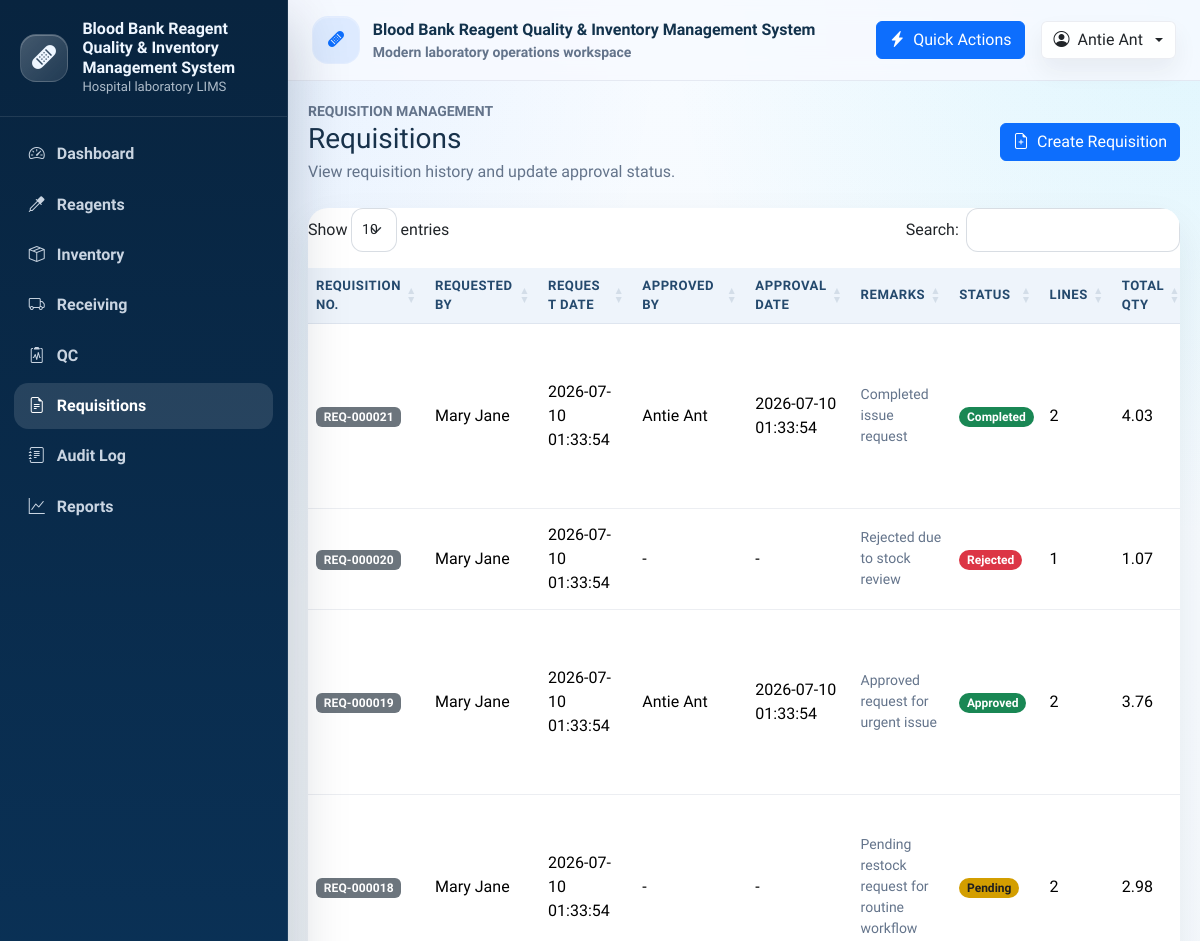
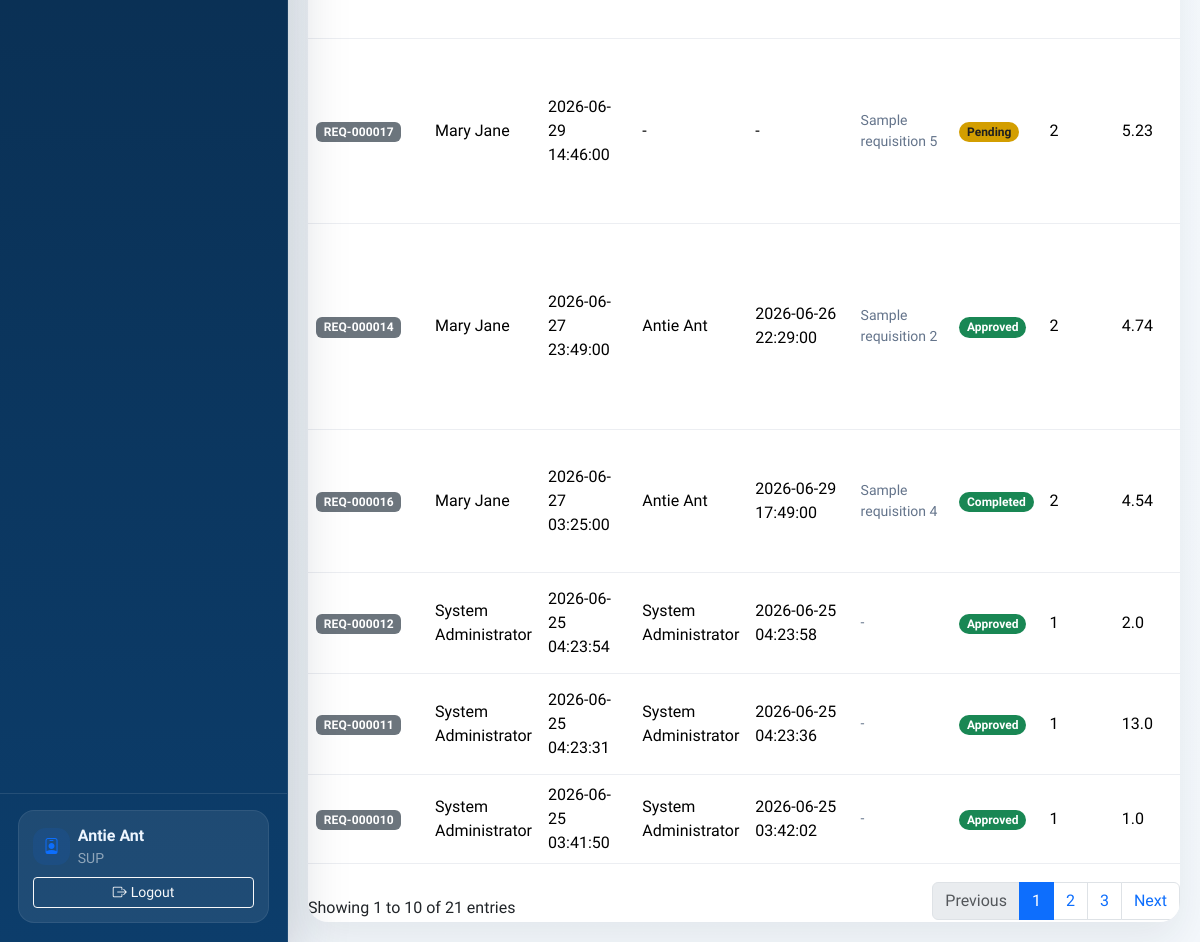
Page /requests (signed in) on the committed database (2 pictures, top to bottom).
### tables this page shows
CREATE TABLE User (
    user_id INTEGER PRIMARY KEY AUTOINCREMENT,
    username TEXT NOT NULL UNIQUE,
    password_hash TEXT NOT NULL,
    full_name TEXT NOT NULL,
    email TEXT UNIQUE,
    role TEXT NOT NULL DEFAULT 'staff',
    is_active INTEGER NOT NULL DEFAULT 1 CHECK (is_active IN (0, 1)),
    created_at TEXT NOT NULL DEFAULT CURRENT_TIMESTAMP,
    updated_at TEXT
);

CREATE TABLE Requisition (
            requisition_id INTEGER PRIMARY KEY AUTOINCREMENT,
            request_date TEXT NOT NULL DEFAULT CURRENT_TIMESTAMP,
            status TEXT NOT NULL DEFAULT 'Pending',
            requested_by INTEGER NOT NULL,
            approved_by INTEGER,
            approval_date TEXT,
            remarks TEXT,
            created_at TEXT NOT NULL DEFAULT CURRENT_TIMESTAMP,
            updated_at TEXT,
            FOREIGN KEY (requested_by) REFERENCES User(user_id)
                ON UPDATE CASCADE
                ON DELETE RESTRICT,
            FOREIGN KEY (approved_by) REFERENCES User(user_id)
                ON UPDATE CASCADE
                ON DELETE SET NULL
        );

### controller.py (the view)
    @app.route("/requests")
    @login_required
    def request_history():
        return view.render_request_list(
            requests=model.request_history(),
            status_form=ReagentRequestStatusForm(),
        )

### forms.py
class ReagentRequestStatusForm(FlaskForm):
    status = SelectField(
        "Status",
        choices=[
            ("Pending", "Pending"),
            ("Approved", "Approved"),
            ("Rejected", "Rejected"),
            ("Completed", "Completed"),
        ],
        validators=[DataRequired()],
    )

### model.py (called while the page is built)
def get_db_connection():
    connection = sqlite3.connect(DATABASE_PATH)
    connection.row_factory = sqlite3.Row
    return connection

def get_logged_in_user(user_id):
    with get_db_connection() as connection:
        return connection.execute(
            "SELECT user_id, username, full_name, role FROM User WHERE user_id = ?",
            (user_id,),
        ).fetchone()

### view.py (called while the page is built)
def render_request_list(**context):
    return render_template("requests/list.html", **context)

### templates/requests/list.html (shortened to what this page needs)
{% extends "base.html" %}
{% import "_macros.html" as ui %}
{% block content %}
<div class="d-flex flex-column flex-md-row justify-content-between align-items-md-center gap-3 mb-4">
  <div>
    <div class="small text-uppercase text-muted fw-semibold">Requisition management</div>
    <h1 class="h3 mb-1">Requisitions</h1>
    <p class="text-muted mb-0">View requisition history and update approval status.</p>
  </div>
  <a class="btn btn-primary" href="{{ url_for('request_create') }}"><i class="bi bi-file-earmark-plus me-2"></i>Create Requisition</a>
</div>
<div class="card border-0">
  <div class="card-body p-0 table-wrapper">
    <div class="table-responsive">
      <table class="table table-hover align-middle" data-datatable="true" data-dt-actions="true">
        <thead>
          <tr>
            <th>Requisition No.</th>
            <th>Requested By</th>
            <th>Request Date</th>
            <th>Approved By</th>
            <th>Approval Date</th>
            <th>Remarks</th>
            <th>Status</th>
            <th>Lines</th>
            <th>Total Qty</th>
          </tr>
        </thead>
        <tbody>
          {% for request in requests %}
            <tr>
              <td><span class="badge status-badge status-neutral">{{ request.request_number }}</span></td>
              <td>{{ request.requested_by_name or "-" }}</td>
              <td>{{ request.request_date }}</td>
              <td>{{ request.approved_by_name or "-" }}</td>
              <td>{{ request.approval_date or "-" }}</td>
              <td class="small text-muted">{{ request.notes or "-" }}</td>
              <td>{{ ui.status_badge(request.status) }}</td>
              <td>{{ request.line_count }}</td>
              <td>{{ request.total_requested }}</td>
            </tr>
          {% else %}
            <tr>
              <td colspan="11" class="text-center text-muted py-4">No request history found.</td>
            </tr>
          {% endfor %}
        </tbody>
      </table>
    </div>
  </div>
</div>
{% endblock %}

### templates/base.html (shortened to what this page needs)
<!doctype html>
<html lang="en">
<head>
  <link href="https://cdn.jsdelivr.net/npm/bootstrap@5.3.3/dist/css/bootstrap.min.css" rel="stylesheet">
  <link href="https://cdn.jsdelivr.net/npm/bootstrap-icons@1.11.3/font/bootstrap-icons.min.css" rel="stylesheet">
  <link href="https://cdn.datatables.net/1.13.8/css/dataTables.bootstrap5.min.css" rel="stylesheet">
  <link href="https://cdn.datatables.net/buttons/2.4.2/css/buttons.bootstrap5.min.css" rel="stylesheet">
  <link href="{{ url_for('static', filename='css/app.css') }}" rel="stylesheet">
</head>
<body class="app-shell">
  {% include "navbar.html" %}
  <div class="app-main">
    <header class="topbar">
      <div class="topbar-inner container-fluid py-3 px-3 px-lg-4 d-flex align-items-center justify-content-between gap-3">
        <div class="d-flex align-items-center gap-3 min-w-0">
          <div class="topbar-title min-w-0">
            <div class="brand-mark bg-soft-primary">
              <i class="bi bi-bandaid-fill"></i>
            </div>
            <div class="min-w-0">
              <div class="text-truncate">Blood Bank Reagent Quality & Inventory Management System</div>
              <div class="small text-muted">Modern laboratory operations workspace</div>
            </div>
          </div>
        </div>
        <div class="d-flex align-items-center gap-2 gap-lg-3">
          {% if g.user %}
            <button class="btn btn-primary d-none d-md-inline-flex align-items-center gap-2" data-bs-toggle="modal" data-bs-target="#quickActionsModal">
              <i class="bi bi-lightning-charge-fill"></i>
              Quick Actions
            </button>
            <div class="dropdown">
              <button class="btn user-chip dropdown-toggle d-flex align-items-center gap-2" data-bs-toggle="dropdown" aria-expanded="false">
                <i class="bi bi-person-circle"></i>
                <span class="d-none d-md-inline">{{ g.user.full_name or g.user.username }}</span>
              </button>
            </div>
          {% else %}
            <a class="btn btn-outline-primary" href="{{ url_for('login') }}">
              <i class="bi bi-box-arrow-in-right me-1"></i>Login
            </a>
          {% endif %}
        </div>
      </div>
    </header>
    <main class="content">
      {% block content %}{% endblock %}
    </main>
  </div>
  <div class="toast-container position-fixed top-0 end-0 p-3">
  </div>
</body>
</html>

### templates/_macros.html (shortened to what this page needs)
{% macro status_badge(text) -%}
{% set value = (text or "")|trim|lower %}
{% if not value %}
  {% set badge = "status-neutral" %}
{% elif "pass" in value or "active" in value or "available" in value or "approved" in value or "completed" in value or "fulfilled" in value or "success" in value %}
  {% set badge = "status-success" %}
{% elif "pending" in value or "near expiry" in value or "draft" in value or "submitted" in value or "warning" in value %}
  {% set badge = "status-warning" %}
{% elif "low stock" in value or value == "low" or "near" in value or "expiring" in value %}
  {% set badge = "status-low" %}
{% elif "fail" in value or "expired" in value or "rejected" in value or "inactive" in value %}
  {% set badge = "status-danger" %}
{% else %}
  {% set badge = "status-neutral" %}
{% endif %}
<span class="badge rounded-pill {{ badge }}">{{ text }}</span>
{%- endmacro %}

### templates/navbar.html (shortened to what this page needs)
{% set nav_items = [
  ('dashboard', 'Dashboard', 'bi-speedometer2', 'dashboard'),
  ('reagent_list', 'Reagents', 'bi-eyedropper', 'reagent'),
  ('inventory_list', 'Inventory', 'bi-box-seam', 'inventory'),
  ('receiving_list', 'Receiving', 'bi-truck', 'receiving'),
  ('qc_list', 'QC', 'bi-clipboard2-pulse', 'qc'),
  ('request_history', 'Requisitions', 'bi-file-earmark-text', 'request'),
  ('audit_log', 'Audit Log', 'bi-journal-text', 'audit'),
  ('reports', 'Reports', 'bi-graph-up', 'reports'),
] %}
<aside class="sidebar d-none d-lg-flex">
  <div class="sidebar-brand">
    <div class="brand-mark">
      <i class="bi bi-bandaid-fill fs-4"></i>
    </div>
    <div>
      <div class="brand-title">Blood Bank Reagent Quality & Inventory Management System</div>
      <div class="brand-subtitle">Hospital laboratory LIMS</div>
    </div>
  </div>
  <nav class="sidebar-nav nav flex-column">
    <a class="nav-link {% if request.endpoint == 'dashboard' %}active{% endif %}" href="{{ url_for('dashboard') }}">
      <i class="bi bi-speedometer2"></i>
      <span>Dashboard</span>
    </a>
    {% if g.user %}
      {% for endpoint, label, icon, token in nav_items[1:] %}
        {% if endpoint != 'audit_log' or g.user.role in ['SUP', 'ADM'] %}
        <a class="nav-link {% if token in (request.endpoint or '') %}active{% endif %}" href="{{ url_for(endpoint) }}">
          <i class="bi {{ icon }}"></i>
          <span>{{ label }}</span>
        </a>
        {% endif %}
      {% endfor %}
    {% else %}
      <a class="nav-link {% if request.endpoint == 'login' %}active{% endif %}" href="{{ url_for('login') }}">
        <i class="bi bi-box-arrow-in-right"></i>
        <span>Login</span>
      </a>
    {% endif %}
  </nav>
  <div class="sidebar-footer">
    {% if g.user %}
      <div class="sidebar-user">
        <div class="d-flex align-items-center gap-2 mb-2">
          <div class="activity-dot bg-soft-primary">
            <i class="bi bi-person-badge"></i>
          </div>
          <div class="min-w-0">
            <div class="fw-semibold text-truncate">{{ g.user.full_name or g.user.username }}</div>
            <div class="small text-white-50 text-uppercase">{{ g.user.role or 'staff' }}</div>
          </div>
        </div>
        <a class="btn btn-outline-light btn-sm w-100" href="{{ url_for('logout') }}">
          <i class="bi bi-box-arrow-right me-1"></i>Logout
        </a>
      </div>
    {% else %}
      <div class="small text-white-50">
        Public dashboard access is available. Sign in to manage records.
      </div>
    {% endif %}
  </div>
</aside>

### static/css/app.css (style rules this page uses)
:root { --app-sidebar-width: 18rem; --app-bg: #f4f8fc; --app-surface: rgba(255, 255, 255, 0.92); --app-border: rgba(148, 163, 184, 0.18); --app-primary: #0d6efd; --app-primary-deep: #0b4fb3; --app-muted: #64748b; --app-success: #198754; --app-warning: #f0ad4e; --app-danger: #dc3545; --app-low: #fd7e14; --app-neutral: #6c757d; }
html, body { min-height: 100%; }
body { background: radial-gradient(circle at top left, rgba(13, 110, 253, 0.10), transparent 30%), radial-gradient(circle at top right, rgba(13, 202, 240, 0.10), transparent 24%), linear-gradient(180deg, #f7fbff 0%, var(--app-bg) 100%); color: #18324b; font-family: "Source Sans 3", "Segoe UI", "Helvetica Neue", sans-serif; }
.app-shell { min-height: 100vh; }
.sidebar { position: fixed; inset: 0 auto 0 0; width: var(--app-sidebar-width); background: linear-gradient(180deg, #08243f 0%, #0c3d6b 100%); color: #eef6ff; border-right: 1px solid rgba(255, 255, 255, 0.08); box-shadow: 0 24px 56px rgba(11, 31, 54, 0.24); z-index: 1030; display: flex; flex-direction: column; }
.sidebar-brand { display: flex; gap: 0.9rem; align-items: center; padding: 1.2rem 1.25rem; border-bottom: 1px solid rgba(255, 255, 255, 0.1); }
.brand-mark { width: 3rem; height: 3rem; border-radius: 1rem; display: grid; place-items: center; background: linear-gradient(135deg, rgba(255, 255, 255, 0.24), rgba(255, 255, 255, 0.10)); border: 1px solid rgba(255, 255, 255, 0.14); box-shadow: inset 0 1px 0 rgba(255, 255, 255, 0.24); flex: 0 0 auto; }
.brand-title { font-size: 1rem; line-height: 1.2; font-weight: 800; }
.brand-subtitle { font-size: 0.82rem; color: rgba(238, 246, 255, 0.72); }
.sidebar-nav { padding: 0.9rem; gap: 0.25rem; overflow-y: auto; }
.sidebar-nav .nav-link { color: rgba(238, 246, 255, 0.84); border-radius: 0.9rem; padding: 0.7rem 0.9rem; display: flex; align-items: center; gap: 0.75rem; font-weight: 600; }
.sidebar-nav .nav-link:hover, .sidebar-nav .nav-link.active { background: rgba(255, 255, 255, 0.12); color: #fff; }
.sidebar-footer { padding: 1rem 1.1rem 1.2rem; margin-top: auto; border-top: 1px solid rgba(255, 255, 255, 0.1); }
.sidebar-user { background: rgba(255, 255, 255, 0.08); border: 1px solid rgba(255, 255, 255, 0.08); border-radius: 1rem; padding: 0.85rem 0.9rem; }
.app-main { min-height: 100vh; }
@media (min-width: 992px) { .app-main { margin-left: var(--app-sidebar-width); } }
.topbar { position: sticky; top: 0; z-index: 1020; backdrop-filter: blur(14px); background: rgba(247, 250, 255, 0.84); border-bottom: 1px solid var(--app-border); }
.topbar-inner { min-height: 4.75rem; }
.topbar-title { display: flex; align-items: center; gap: 0.8rem; font-weight: 800; color: #12324c; }
.topbar-badge, .user-chip { border: 1px solid var(--app-border); background: rgba(255, 255, 255, 0.86); box-shadow: 0 12px 24px rgba(16, 24, 40, 0.06); }
.content { padding: 1.25rem; }
.card, .table, .modal-content, .offcanvas { border-color: var(--app-border); }
.card { box-shadow: 0 18px 40px rgba(20, 32, 52, 0.08); border-radius: 1.25rem; overflow: hidden; }
.bg-soft-primary { background: rgba(13, 110, 253, 0.10); color: var(--app-primary); }
.status-badge { color: #fff; font-weight: 700; letter-spacing: 0.01em; }
.status-success { background: var(--app-success); }
.status-warning { background: #d39e00; color: #1f1f1f; }
.status-danger { background: var(--app-danger); }
.status-neutral { background: var(--app-neutral); }
.table-wrapper { padding: 0; }
.table { margin-bottom: 0; }
.table thead th { background: #eef4fb; color: #24496d; font-size: 0.82rem; text-transform: uppercase; letter-spacing: 0.04em; border-bottom: 1px solid rgba(148, 163, 184, 0.18); }
.table td, .table th { vertical-align: middle; }
.breadcrumb, .text-muted { color: var(--app-muted) !important; }
.toast-container { z-index: 1090; }
.activity-dot { width: 2.3rem; height: 2.3rem; border-radius: 0.8rem; display: grid; place-items: center; }

### rows in the picture
User: user "Antie Ant", user "SUP"
Requisition: request_number "REQ-000021", requested_by_name "Mary Jane", request_date "2026-07-10 01:33:54", approved_by_name "Antie Ant", approval_date "2026-07-10 01:33:54", remarks "Completed issue request", status "Completed", line_count "2", total_requested "4.03"
Requisition: request_number "REQ-000020", requested_by_name "Mary Jane", request_date "2026-07-10 01:33:54", approved_by_name "-", approval_date "-", remarks "Rejected due to stock review", status "Rejected", line_count "1", total_requested "1.07"
Requisition: request_number "REQ-000019", requested_by_name "Mary Jane", request_date "2026-07-10 01:33:54", approved_by_name "Antie Ant", approval_date "2026-07-10 01:33:54", remarks "Approved request for urgent issue", status "Approved", line_count "2", total_requested "3.76"
Requisition: request_number "REQ-000018", requested_by_name "Mary Jane", request_date "2026-07-10 01:33:54", approved_by_name "-", approval_date "-", remarks "Pending restock request for routine workflow", status "Pending", line_count "2", total_requested "2.98"
Requisition: request_number "REQ-000017", requested_by_name "Mary Jane", request_date "2026-06-29 14:46:00", approved_by_name "-", approval_date "-", remarks "Sample requisition 5", status "Pending", line_count "2", total_requested "5.23"
Requisition: request_number "REQ-000014", requested_by_name "Mary Jane", request_date "2026-06-27 23:49:00", approved_by_name "Antie Ant", approval_date "2026-06-26 22:29:00", remarks "Sample requisition 2", status "Approved", line_count "2", total_requested "4.74"
Requisition: request_number "REQ-000016", requested_by_name "Mary Jane", request_date "2026-06-27 03:25:00", approved_by_name "Antie Ant", approval_date "2026-06-29 17:49:00", remarks "Sample requisition 4", status "Completed", line_count "2", total_requested "4.54"
Requisition: request_number "REQ-000012", requested_by_name "System Administrator", request_date "2026-06-25 04:23:54", approved_by_name "System Administrator", approval_date "2026-06-25 04:23:58", remarks "-", status "Approved", line_count "1", total_requested "2.0"
Requisition: request_number "REQ-000011", requested_by_name "System Administrator", request_date "2026-06-25 04:23:31", approved_by_name "System Administrator", approval_date "2026-06-25 04:23:36", remarks "-", status "Approved", line_count "1", total_requested "13.0"
Requisition: request_number "REQ-000010", requested_by_name "System Administrator", request_date "2026-06-25 03:41:50", approved_by_name "System Administrator", approval_date "2026-06-25 03:42:02", remarks "-", status "Approved", line_count "1", total_requested "1.0"

### other values in the picture
{{ label }} "Reagents" "Inventory" "Receiving" "QC" "Requisitions" "Audit Log" "Reports"
